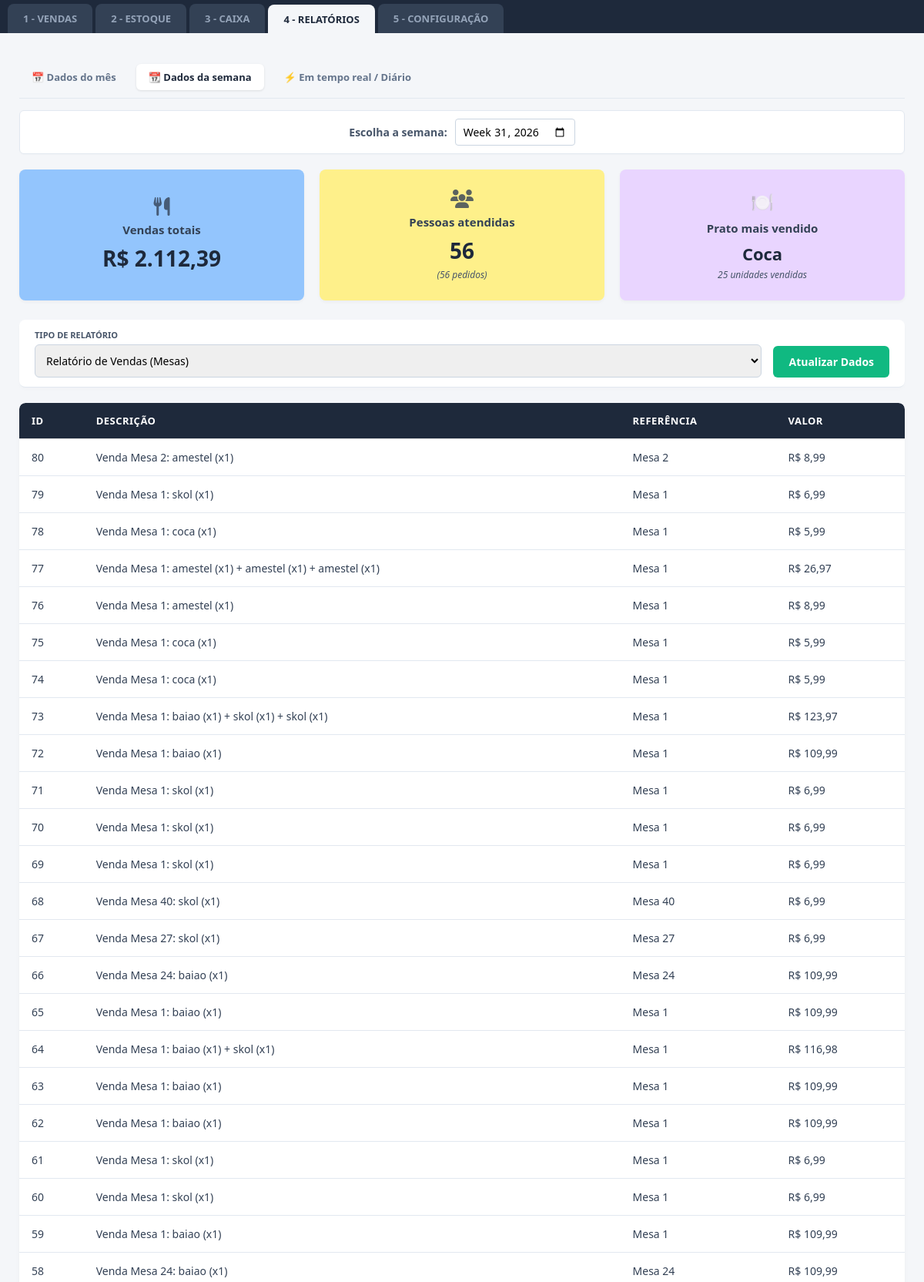
The app's page /relatorios?filtro=semana (upper part) with its own data.
### tables this page shows
CREATE TABLE financeiro (
            id INTEGER PRIMARY KEY AUTOINCREMENT,
            descricao TEXT,
            valor REAL,
            tipo TEXT,
            data TEXT
        );

### app.py (the view)
@app.route('/relatorios')
def relatorios():
    filtro_tipo = request.args.get('filtro', 'dia')
    data_atual_padrao = datetime.now().strftime('%Y-%m-%d')
    mes_atual_padrao = datetime.now().strftime('%Y-%m')
    semana_atual_padrao = datetime.now().strftime('%G-W%V')
    data_selecionada = request.args.get('data_escolhida', data_atual_padrao)
    mes_selecionado = request.args.get('mes_ano', mes_atual_padrao)
    semana_selecionada = request.args.get('semana_escolhida', semana_atual_padrao)
    conexao = sqlite3.connect("restaurante.db")
    cursor = conexao.cursor()
    if filtro_tipo == 'mes':
        termo_busca = f"{mes_selecionado}%"
        cursor.execute("SELECT id, descricao, tipo, valor FROM financeiro WHERE tipo = 'Receita' AND data LIKE ? ORDER BY id DESC", (termo_busca,))
    elif filtro_tipo == 'semana':
        try:
            ano_str, semana_str = semana_selecionada.split('-W')
            inicio_semana = datetime.strptime(f'{ano_str}-W{semana_str}-1', "%G-W%V-%u").strftime('%Y-%m-%d 00:00:00')
            fim_semana = datetime.strptime(f'{ano_str}-W{semana_str}-7', "%G-W%V-%u").strftime('%Y-%m-%d 23:59:59')
        except ValueError:
            inicio_semana = "1900-01-01 00:00:00"
            fim_semana = "2100-01-01 23:59:59"
        cursor.execute("""
            SELECT id, descricao, tipo, valor
            FROM financeiro
            WHERE tipo = 'Receita' AND data >= ? AND data <= ?
            ORDER BY id DESC
        """, (inicio_semana, fim_semana))
    else: # dia
        termo_busca = f"{data_selecionada}%"
        cursor.execute("SELECT id, descricao, tipo, valor FROM financeiro WHERE tipo = 'Receita' AND data LIKE ? ORDER BY id DESC", (termo_busca,))
    dados = cursor.fetchall()
    conexao.close()
    resultados = []
    soma_total = 0.0
    contagem_pratos = {}
    for item in dados:
        id_item, desc, tipo, val = item
        soma_total += val
        if "Balcão" in desc:
            referencia_venda = "Balcão"
        elif "Mesa" in desc:
            referencia_venda = desc.split(':')[0].replace("Venda ", "")
        else:
            referencia_venda = "Outros"
        resultados.append({
            "id": id_item,
            "descricao": desc,
            "referencia": referencia_venda,
            "valor": f"R$ {val:,.2f}".replace(",", "X").replace(".", ",").replace("X", ".")
        })
        match = re.search(r':\s*(.+?)\s*\(x(\d+)\)', desc)
        if match:
            nome_produto = match.group(1).strip().capitalize()
            quantidade = int(match.group(2))
            contagem_pratos[nome_produto] = contagem_pratos.get(nome_produto, 0) + quantidade
    total_pedidos = len(resultados)
    if contagem_pratos:
        prato_destaque_nome = max(contagem_pratos, key=contagem_pratos.get)
        prato_destaque_qtd = contagem_pratos[prato_destaque_nome]
    else:
        prato_destaque_nome = "Sem vendas"
        prato_destaque_qtd = 0
    vendas_formatadas = f"R$ {soma_total:,.2f}".replace(",", "X").replace(".", ",").replace("X", ".")
    return render_template(
        'relatorios.html',
        vendas_totais=vendas_formatadas,
        total_pessoas=total_pedidos,
        total_pedidos=total_pedidos,
        prato_destaque_nome=prato_destaque_nome,
        prato_destaque_qtd=prato_destaque_qtd,
        resultados=resultados,
        filtro_atual=filtro_tipo,
        mes_selecionado=mes_selecionado,
        data_selecionada=data_selecionada,
        semana_selecionada=semana_selecionada
    )

### templates/relatorios.html (shortened to what this page needs)
<!DOCTYPE html>
<html lang="pt-BR">
<head>
    <link rel="stylesheet" href="{{ url_for('static', filename='style.css') }}">
    <link rel="stylesheet" href="https://cdnjs.cloudflare.com/ajax/libs/font-awesome/6.4.0/css/all.min.css">
</head>
<body>
    <div class="abas-container">
        <a href="/vendas" style="text-decoration: none;"><button class="aba">1 - VENDAS</button></a>
        <a href="/estoque" style="text-decoration: none;"><button class="aba">2 - ESTOQUE</button></a>
        <a href="/caixa" style="text-decoration: none;"><button class="aba">3 - CAIXA</button></a>
        <a href="/relatorios" style="text-decoration: none;"><button class="aba ativa">4 - RELATÓRIOS</button></a>
        <a href="/configuracao" style="text-decoration: none;"><button class="aba">5 - CONFIGURAÇÃO</button></a>
    </div>
    <div class="container-principal">
        <div class="sub-abas">
            <a href="/relatorios?filtro=mes" style="text-decoration: none;">
                <button class="sub-aba {% if filtro_atual == 'mes' %}ativa{% endif %}">
                    📅 Dados do mês
                </button>
            </a>
            <a href="/relatorios?filtro=semana" style="text-decoration: none;">
                <button class="sub-aba {% if filtro_atual == 'semana' %}ativa{% endif %}">
                    📆 Dados da semana
                </button>
            </a>
            <a href="/relatorios?filtro=dia" style="text-decoration: none;">
                <button class="sub-aba {% if filtro_atual == 'dia' %}ativa{% endif %}">
                    ⚡ Em tempo real / Diário
                </button>
            </a>
        </div>
        <div class="seletor-mes" style="padding: 10px; background: #fff; border: 1px solid #e2e8f0; border-radius: 6px; margin-bottom: 20px; text-align: center;">
            <form method="GET" action="/relatorios" style="display: inline-flex; align-items: center; gap: 10px;">
                {% if filtro_atual == 'mes' %}
                    <label for="mes_ano" style="font-size: 14px; font-weight: 600; color: #475569;">Escolha o mês:</label>
                    <input type="month" id="mes_ano" name="mes_ano" value="{{ mes_selecionado }}"
                           onchange="this.form.submit()"
                           style="padding: 6px 10px; border: 1px solid #cbd5e1; border-radius: 4px; font-size: 14px; outline: none; cursor: pointer;">
                {% elif filtro_atual == 'semana' %}
                    <label for="semana_escolhida" style="font-size: 14px; font-weight: 600; color: #475569;">Escolha a semana:</label>
                    <input type="week" id="semana_escolhida" name="semana_escolhida" value="{{ semana_selecionada }}"
                           onchange="this.form.submit()"
                           style="padding: 6px 10px; border: 1px solid #cbd5e1; border-radius: 4px; font-size: 14px; outline: none; cursor: pointer;">
                {% endif %}
            </form>
        </div>
        <div class="dashboard-cards">
            <div class="card-metrica card-azul">
                <i class="fa-solid fa-utensils icone-card"></i>
                <span class="titulo-card">Vendas totais</span>
                <span class="valor-card">{{ vendas_totais }}</span>
            </div>
            <div class="card-metrica card-amarelo">
                <i class="fa-solid fa-users icone-card"></i>
                <span class="titulo-card">Pessoas atendidas</span>
                <span class="valor-card">{{ total_pessoas }}</span>
                <span class="sub-valor">({{ total_pedidos }} pedidos)</span>
            </div>
            <div class="card-metrica card-roxo">
                <div class="icone-card">🍽️</div>
                <div class="titulo-card">Prato mais vendido</div>
                <div class="valor-card" style="font-size: 22px;">{{ prato_destaque_nome }}</div>
                <div class="sub-valor">{{ prato_destaque_qtd }} unidades vendidas</div>
            </div>
        </div>
        <div class="barra-ferramentas" style="border-radius: 8px; margin-top: 25px; align-items: flex-end;">
            <div style="display: flex; flex-direction: column; gap: 5px; flex: 1;">
                <label style="font-size: 11px; font-weight: bold; color: #475569; text-transform: uppercase;">Tipo de Relatório</label>
                <select id="filtro-tipo" style="padding: 10px; border: 1px solid #cbd5e1; border-radius: 6px; font-size: 14px; outline: none;">
                    <option value="vendas">Relatório de Vendas (Mesas)</option>
                </select>
            </div>
            <button onclick="window.location.reload();" style="background-color: #10b981; color: white; border: none; padding: 11px 20px; border-radius: 6px; font-weight: bold; cursor: pointer; font-size: 14px;">
                Atualizar Dados
            </button>
        </div>
        <div style="background: white; border-radius: 8px; overflow: hidden; margin-top: 20px; box-shadow: 0 4px 6px -1px rgba(0, 0, 0, 0.05);">
            <table>
                <thead>
                    <tr>
                        <th>ID</th>
                        <th>Descrição</th>
                        <th>Referência</th>
                        <th>Valor</th>
                    </tr>
                </thead>
                <tbody>
                    {% if resultados %}
                        {% for item in resultados %}
                        <tr>
                            <td>{{ item.id }}</td>
                            <td>{{ item.descricao }}</td>
                            <td>{{ item.referencia }}</td>
                            <td>{{ item.valor }}</td>
                        </tr>
                        {% endfor %}
                    {% else %}
                        <tr>
                            <td colspan="4" style="text-align: center; color: #64748b; padding: 25px;">Nenhuma venda registrada neste período.</td>
                        </tr>
                    {% endif %}
                </tbody>
            </table>
        </div>
    </div>
</body>
</html>

### static/style.css (style rules this page uses)
* { margin: 0; padding: 0; box-sizing: border-box; font-family: 'Segoe UI', Arial, sans-serif; }
body { background-color: #f4f6f9; color: #333; display: flex; flex-direction: column; height: 100vh; overflow: hidden; }
.abas-container { background-color: #1e293b; display: flex; padding: 5px 10px 0 10px; gap: 4px; align-items: flex-end; border-bottom: none; }
.aba { padding: 10px 20px; color: #94a3b8; background-color: #334155; font-size: 13px; font-weight: bold; border: none; border-top-left-radius: 8px; border-top-right-radius: 8px; border-bottom-left-radius: 0px; border-bottom-right-radius: 0px; cursor: pointer; transition: all 0.2s ease; text-decoration: none; display: inline-block; }
.aba.ativa { background-color: #f4f6f9; color: #1e293b; position: relative; z-index: 10; border-bottom-left-radius: 0px; border-bottom-right-radius: 0px; margin-bottom: -1px; }
.barra-ferramentas { background-color: #ffffff; display: flex; gap: 15px; padding: 12px 20px; border-bottom: 1px solid #e2e8f0; box-shadow: 0 2px 4px rgba(0,0,0,0.02); position: relative; z-index: 5; }
.container-principal { flex: 1; padding: 25px; overflow-y: auto; width: 100%; }
table { width: 100%; border-collapse: collapse; background-color: white; }
th, td { padding: 12px; border-bottom: 1px solid #ddd; text-align: left; }
th { background-color: #f4f4f4; font-weight: bold; }
.aba { padding: 10px 20px; color: #94a3b8; background-color: #334155; font-size: 13px; font-weight: bold; border: none; border-top-left-radius: 8px; border-top-right-radius: 8px; cursor: pointer; transition: all 0.2s ease; text-decoration: none; display: inline-block; }
table { width: 100%; border-collapse: collapse; background-color: white; border-radius: 8px; overflow: hidden; }
th { background-color: #1e293b; color: #ffffff; padding: 14px 16px; text-align: left; font-size: 13px; text-transform: uppercase; letter-spacing: 0.5px; }
td { padding: 14px 16px; border-bottom: 1px solid #e2e8f0; color: #334155; font-size: 14px; }
.sub-abas { display: flex; gap: 10px; margin-bottom: 15px; border-bottom: 1px solid #e2e8f0; padding-bottom: 10px; }
.sub-aba { background: transparent; border: none; padding: 8px 16px; font-size: 13px; font-weight: 600; color: #64748b; cursor: pointer; border-radius: 6px; transition: all 0.2s; }
.sub-aba.ativa { background-color: #ffffff; color: #1e293b; box-shadow: 0 1px 3px rgba(0,0,0,0.1); }
.seletor-mes { background-color: #ffffff; border: 1px solid #e2e8f0; text-align: center; padding: 12px; border-radius: 6px; font-size: 14px; color: #475569; font-weight: 600; margin-bottom: 20px; cursor: pointer; box-shadow: 0 1px 2px rgba(0,0,0,0.02); }
.dashboard-cards { display: grid; grid-template-columns: repeat(3, 1fr); gap: 20px; margin-bottom: 20px; }
.card-metrica { padding: 25px 20px; border-radius: 8px; display: flex; flex-direction: column; align-items: center; justify-content: center; box-shadow: 0 2px 4px rgba(0,0,0,0.04); }
.icone-card { font-size: 24px; margin-bottom: 8px; color: #334155; opacity: 0.8; }
.titulo-card { font-size: 15px; font-weight: 600; color: #334155; margin-bottom: 8px; }
.valor-card { font-size: 28px; font-weight: bold; color: #1e293b; }
.sub-valor { font-size: 12px; color: #475569; font-style: italic; margin-top: 4px; }
.card-azul { background-color: #93c5fd; }
.card-amarelo { background-color: #fef08a; }
.card-roxo { background-color: #e9d5ff; }

### records on screen
financeiro: id "80", descricao "Venda Mesa 2: amestel (x1)", referencia "Mesa 2", valor "R$ 8,99"
financeiro: id "79", descricao "Venda Mesa 1: skol (x1)", referencia "Mesa 1", valor "R$ 6,99"
financeiro: id "78", descricao "Venda Mesa 1: coca (x1)", referencia "Mesa 1", valor "R$ 5,99"
financeiro: id "77", descricao "Venda Mesa 1: amestel (x1) + amestel (x1) + amestel (x1)", referencia "Mesa 1", valor "R$ 26,97"
financeiro: id "76", descricao "Venda Mesa 1: amestel (x1)", referencia "Mesa 1", valor "R$ 8,99"
financeiro: id "75", descricao "Venda Mesa 1: coca (x1)", referencia "Mesa 1", valor "R$ 5,99"
financeiro: id "74", descricao "Venda Mesa 1: coca (x1)", referencia "Mesa 1", valor "R$ 5,99"
financeiro: id "73", descricao "Venda Mesa 1: baiao (x1) + skol (x1) + skol (x1)", referencia "Mesa 1", valor "R$ 123,97"
financeiro: id "72", descricao "Venda Mesa 1: baiao (x1)", referencia "Mesa 1", valor "R$ 109,99"
financeiro: id "71", descricao "Venda Mesa 1: skol (x1)", referencia "Mesa 1", valor "R$ 6,99"
financeiro: id "70", descricao "Venda Mesa 1: skol (x1)", referencia "Mesa 1", valor "R$ 6,99"
financeiro: id "69", descricao "Venda Mesa 1: skol (x1)", referencia "Mesa 1", valor "R$ 6,99"
financeiro: id "68", descricao "Venda Mesa 40: skol (x1)", referencia "Mesa 40", valor "R$ 6,99"
financeiro: id "67", descricao "Venda Mesa 27: skol (x1)", referencia "Mesa 27", valor "R$ 6,99"
financeiro: id "66", descricao "Venda Mesa 24: baiao (x1)", referencia "Mesa 24", valor "R$ 109,99"
financeiro: id "65", descricao "Venda Mesa 1: baiao (x1)", referencia "Mesa 1", valor "R$ 109,99"
financeiro: id "64", descricao "Venda Mesa 1: baiao (x1) + skol (x1)", referencia "Mesa 1", valor "R$ 116,98"
financeiro: id "63", descricao "Venda Mesa 1: baiao (x1)", referencia "Mesa 1", valor "R$ 109,99"
financeiro: id "62", descricao "Venda Mesa 1: baiao (x1)", referencia "Mesa 1", valor "R$ 109,99"
financeiro: id "61", descricao "Venda Mesa 1: skol (x1)", referencia "Mesa 1", valor "R$ 6,99"
financeiro: id "60", descricao "Venda Mesa 1: skol (x1)", referencia "Mesa 1", valor "R$ 6,99"
financeiro: id "59", descricao "Venda Mesa 1: baiao (x1)", referencia "Mesa 1", valor "R$ 109,99"
financeiro: id "58", descricao "Venda Mesa 24: baiao (x1)", referencia "Mesa 24", valor "R$ 109,99"

### other values on screen
{{ vendas_totais }} "R$ 2.112,39"
{{ total_pessoas }} "56"
{{ total_pedidos }} "56"
{{ prato_destaque_nome }} "Coca"
{{ prato_destaque_qtd }} "25"
